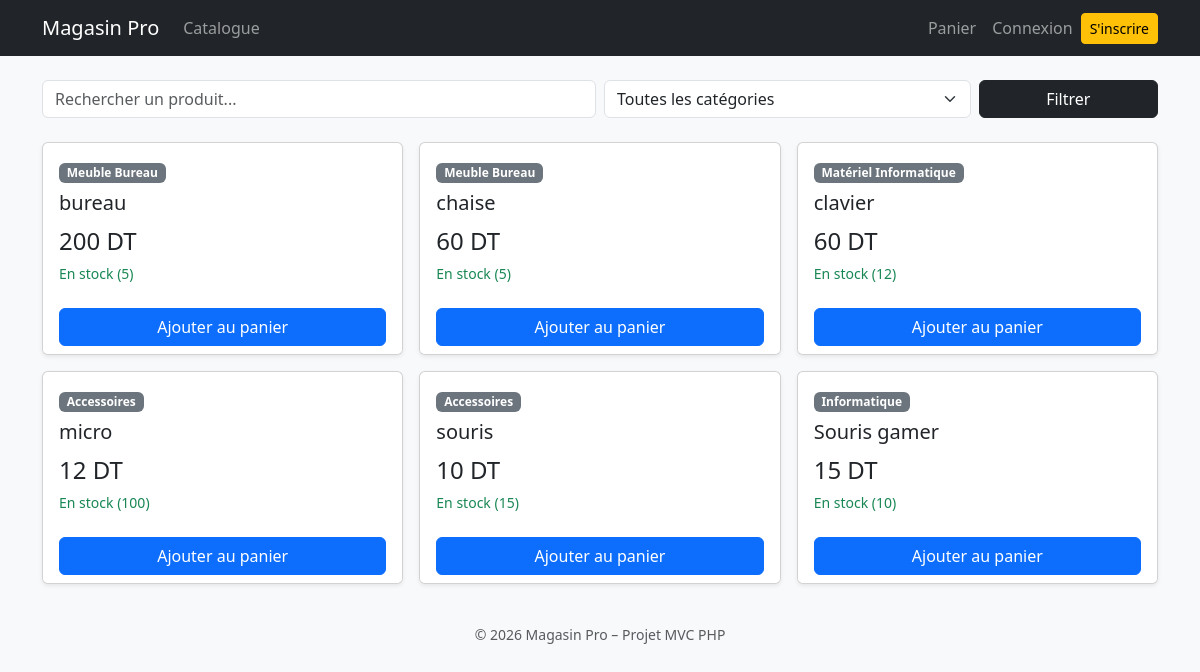
The page / on the database its author committed.
### tables this page shows
CREATE TABLE produit (
    code           INT AUTO_INCREMENT PRIMARY KEY,
    designation    VARCHAR(250) NOT NULL,
    prix           INT NOT NULL,
    qte            INT NOT NULL,
    code_categorie INT NOT NULL,
    CONSTRAINT fk_produit_categorie FOREIGN KEY (code_categorie) REFERENCES categorie(code)
);

CREATE TABLE categorie (
    code INT AUTO_INCREMENT PRIMARY KEY,
    nom  VARCHAR(50) NOT NULL
);

### app/Controllers/Controller.php (called while the page is built, shortened)
<?php
abstract class Controller
{
    protected function render(string $view, array $data = []): void
    {
        $data['user']      = Auth::user();
        $data['cartCount'] = Panier::count();
        $data['flash']     = $this->pullFlash();
        extract($data);
        require '../app/Views/layouts/header.php';
        require '../app/Views/' . $view . '.php';
        require '../app/Views/layouts/footer.php';
    }
    private function pullFlash(): ?array
    {
        $flash = $_SESSION['flash'] ?? null;
        return $flash;
    }
}

### app/Controllers/CatalogueController.php (called while the page is built)
<?php
class CatalogueController extends Controller
{
    public function index(): void
    {
        $q   = trim((string) ($_GET['q'] ?? ''));
        $cat = (int) ($_GET['cat'] ?? 0);
        $this->render('catalogue/index', [
            'title'      => 'Catalogue',
            'produits'   => (new ProduitModel())->search($q, $cat),
            'categories' => (new CategorieModel())->findAll(),
            'q'          => $q,
            'cat'        => $cat,
        ]);
    }
}

### public/index.php (called while the page is built, shortened)
<?php
require '../app/init.php';
$action         = isset($_GET['action']) ? $_GET['action'] : 'index';
$controller = new $className();
$controller->$action();

### app/init.php (called while the page is built, shortened)
<?php
function autoload(string $className): void
{
    $folders = ['../app/', '../app/Models/', '../app/Controllers/', '../app/Services/'];
    foreach ($folders as $folder) {
        $file = $folder . $className . '.php';
        if (file_exists($file)) {
            return;
        }
    }
}
function e($value): string
{
    return htmlspecialchars((string) $value, ENT_QUOTES, 'UTF-8');
}
function url(string $controller, string $action = 'index', array $params = []): string
{
    return 'index.php?' . http_build_query(['controller' => $controller, 'action' => $action] + $params);
}

### app/Services/Csrf.php (called while the page is built, shortened)
<?php
class Csrf
{
    public static function token(): string
    {
        return $_SESSION['csrf_token'];
    }
}

### app/Models/Model.php (called while the page is built, shortened)
<?php
abstract class Model
{
    public function __construct()
    {
        $this->db = Database::getInstance()->getConnection();
    }
}

### app/Database.php (called while the page is built, shortened)
<?php
class Database
{
    private static Database $instance;
    private PDO $pdo;
    private function __construct()
    {
        $dsn = 'mysql:host=' . Config::DB_HOST . ';dbname=' . Config::DB_NAME
             . ';charset=' . Config::DB_CHARSET;
        $this->pdo = new PDO($dsn, Config::DB_USER, Config::DB_PASS);
        $this->pdo->setAttribute(PDO::ATTR_ERRMODE, PDO::ERRMODE_EXCEPTION);
        $this->pdo->setAttribute(PDO::ATTR_DEFAULT_FETCH_MODE, PDO::FETCH_ASSOC);
    }
    public static function getInstance(): Database
    {
        if (!isset(self::$instance)) {
            self::$instance = new Database();
        }
        return self::$instance;
    }
    public function getConnection(): PDO
    {
        return $this->pdo;
    }
}

### app/Models/ProduitModel.php (called while the page is built, shortened)
<?php
class ProduitModel extends Model
{
    public function search(string $q = '', int $categorie = 0): array
    {
        $sql = "SELECT p.code, p.designation, p.prix, p.qte, c.nom AS categorie
                FROM produit p LEFT JOIN categorie c ON p.code_categorie = c.code
                WHERE p.designation LIKE :q";
        $params = ['q' => '%' . $q . '%'];
        $sql .= " ORDER BY p.designation";
        $stmt = $this->db->prepare($sql);
        $stmt->execute($params);
        return $stmt->fetchAll();
    }
}

### app/Views/catalogue/index.php (the view, shortened to what this page needs)
<form class="row g-2 mb-4" method="get" action="index.php">
    <div class="col-md-6">
        <input type="search" id="recherche" name="q" class="form-control" placeholder="Rechercher un produit..." value="<?= e($q) ?>" autocomplete="off">
    </div>
    <div class="col-md-4">
        <select name="cat" id="filtreCat" class="form-select">
            <option value="0">Toutes les catégories</option>
        </select>
    </div>
    <div class="col-md-2 d-grid"><button class="btn btn-dark">Filtrer</button></div>
</form>
<div class="row g-3" id="grille"
     data-api="index.php?controller=api&action=produits"
     data-csrf="<?= e(Csrf::token()) ?>"
     data-action="<?= e(url('panier', 'ajouter')) ?>">
    <?php foreach ($produits as $p): ?>
        <div class="col-sm-6 col-lg-4">
            <div class="card h-100 shadow-sm">
                <div class="card-body">
                    <span class="badge text-bg-secondary mb-2"><?= e($p['categorie']) ?></span>
                    <h5 class="card-title"><?= e($p['designation']) ?></h5>
                    <p class="fs-4 mb-1"><?= (int) $p['prix'] ?> DT</p>
                    <?php if ($p['qte'] > 0): ?>
                        <p class="text-success small mb-0">En stock (<?= (int) $p['qte'] ?>)</p>
                    <?php else: ?>
                        <p class="text-danger small mb-0">Rupture de stock</p>
                    <?php endif; ?>
                </div>
                <div class="card-footer bg-white border-0">
                    <form method="post" action="<?= e(url('panier', 'ajouter')) ?>">
                        <button class="btn btn-primary w-100" <?= $p['qte'] > 0 ? '' : 'disabled' ?>>Ajouter au panier</button>
                    </form>
                </div>
            </div>
        </div>
    <?php endforeach; ?>
</div>

### app/Views/layouts/header.php (shortened to what this page needs)
<!doctype html>
<html lang="fr">
<head>
    <link href="assets/bootstrap/bootstrap.min.css" rel="stylesheet">
    <link href="assets/css/style.css" rel="stylesheet">
</head>
<body class="bg-light">
<nav class="navbar navbar-expand-md navbar-dark bg-dark">
    <div class="container">
        <a class="navbar-brand" href="<?= e(url('catalogue')) ?>">Magasin Pro</a>
        <ul class="navbar-nav me-auto">
            <li class="nav-item"><a class="nav-link" href="<?= e(url('catalogue')) ?>">Catalogue</a></li>
        </ul>
        <ul class="navbar-nav align-items-md-center">
            <li class="nav-item">
                <a class="nav-link" href="<?= e(url('panier')) ?>">Panier
                </a>
            </li>
            <?php if ($user): ?>
                <li class="nav-item text-light small mx-2"><?= e($user['nom']) ?></li>
                <li class="nav-item">
                    <form method="post" action="<?= e(url('auth', 'logout')) ?>" class="d-inline">
                        <?= csrf_field() ?>
                        <button class="btn btn-outline-light btn-sm">Déconnexion</button>
                    </form>
                </li>
            <?php else: ?>
                <li class="nav-item"><a class="nav-link" href="<?= e(url('auth', 'login')) ?>">Connexion</a></li>
                <li class="nav-item"><a class="btn btn-warning btn-sm" href="<?= e(url('auth', 'register')) ?>">S'inscrire</a></li>
            <?php endif; ?>
        </ul>
    </div>
</nav>
<main class="container py-4">

### app/Views/layouts/footer.php (shortened to what this page needs)
</main>
<footer class="text-center text-muted small py-3">
    &copy; <?= date('Y') ?> Magasin Pro &ndash; Projet MVC PHP
</footer>
</body>
</html>

### rows shown on the page
produit: code_categorie.nom "Meuble Bureau", designation "bureau", prix "200", qte "5"
produit: code_categorie.nom "Meuble Bureau", designation "chaise", prix "60", qte "5"
produit: code_categorie.nom "Matériel Informatique", designation "clavier", prix "60", qte "12"
produit: code_categorie.nom "Accessoires", designation "micro", prix "12", qte "100"
produit: code_categorie.nom "Accessoires", designation "souris", prix "10", qte "15"
produit: code_categorie.nom "Informatique", designation "Souris gamer", prix "15", qte "10"
